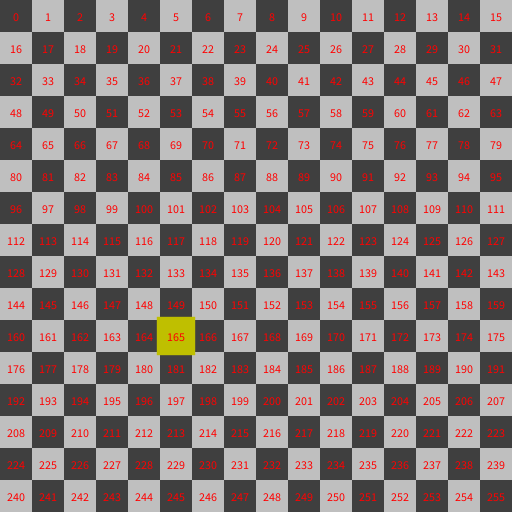
Frame 1 (no input)
Frame 60 (the mouse pressed at the canvas centre just before this capture): identical to frame 1, image omitted
Frame 120 (the mouse held since frame 60 and released just before this capture): identical to frame 1, image omitted

The Processing sketch that drew this single still picture (run headless with seeded random() and noise(); from frame 60 on, the mouse is pressed at the canvas centre):

// Processing sketch: ANI2012H22_Chessboard3
// ── ANI2012H22_Chessboard3.pde
// ANI2012H22_Chessboard3.pde
// Génération d'une grille avec animation de la case sélectionnée
// et possibilité de changer le contenu des cases avec le clavier et la souris.

// paramètres
int tileCountX = 16;
int tileCountY = 16;

// modes : P pour Pion, F pour Fou, C pour Cavalier, T pour Tour, D pour Dame, R pour Roi
String[] mode = {"P", "F", "C", "T", "D", "R"};

int selectedModeIndex = 0;

int colorBlack = 63;
int colorWhite = 191;

color colorSelected = color(191, 191, 0);

// variables
String grid[][];
String tileContent;

int tileSizeX;
int tileSizeY;

float tilePositionX;
float tilePositionY;

int tileCountTotal;

int selectedTileIndex;

boolean isKeyPressedUp = false;
boolean isKeyPressedDown = false;
boolean isKeyPressedLeft = false;
boolean isKeyPressedRight = false;

boolean isKeyPressedW = false;
boolean isKeyPressedS = false;
boolean isKeyPressedA = false;
boolean isKeyPressedD = false;

void setup()
{
  size(512, 512);
  frameRate(20);
  noStroke();
  rectMode(CORNER);
  textAlign(CENTER, CENTER);

  reset();
}

void draw()
{
  background(0);

  // dessiner la grille en 3 étapes (1. arrière-plan 2. sélection 3. contenu)
  drawGridBackground();
  drawSelectedTile();
  drawGridContent();

  // mise à jour de la case sélectionnée
  updatePosition();
}

// fonction qui permet d'initialiser la scène
void reset()
{
  // calculer le diamètre des cases en fonction de la résolution de la fenêtre
  tileSizeX = width / tileCountX;
  tileSizeY = height / tileCountY;

  // calculer le nombre de cases
  tileCountTotal = tileCountX * tileCountY;

  // choisir la position sélectionnée au hasard
  selectedTileIndex = int(random(tileCountTotal));

  // instanciation du tableau à deux dimensions
  grid = new String[tileCountX][tileCountY];

  // initialisation du tableau (vider toutes les cases)
  for (int indexX = 0; indexX < tileCountX; ++indexX)
  {
    for (int indexY = 0; indexY < tileCountY; ++indexY)
    {
      grid[indexX][indexY] = str(getTileIndexFromCoord(indexX, indexY));
    }
  }
}

// fonction pour dessiner l'arrière-plan de la grille (motif d'échiquier)
void drawGridBackground()
{
  for (int indexY = 0; indexY < tileCountY; ++indexY)
  {
    for (int indexX = 0; indexX < tileCountX; ++indexX)
    {
      if (indexX % 2 == indexY % 2)
        fill(colorBlack);
      else
        fill(colorWhite);

      tilePositionX = tileSizeX * indexX;
      tilePositionY = tileSizeY * indexY;

      rect(
        tilePositionX,
        tilePositionY,
        tileSizeX,
        tileSizeY);
    }
  }
}

// fonction pour dessiner la case séletionnée
void drawSelectedTile()
{
  // dessiner la case sélectionnée plus large que les autres
  fill(colorSelected);
  rect(
    tileSizeX * getTileCoordXFromIndex(selectedTileIndex) - tileSizeX * 0.1f,
    tileSizeY * getTileCoordYFromIndex(selectedTileIndex) - tileSizeY * 0.1f,
    tileSizeX * 1.2f,
    tileSizeY * 1.2f);
}

// fonction pour dessiner le contenu des case
void drawGridContent()
{
  for (int indexY = 0; indexY < tileCountY; ++indexY)
  {
    for (int indexX = 0; indexX < tileCountX; ++indexX)
    {
      // affichage du contenu de la case
      tilePositionX = tileSizeX * indexX;
      tilePositionY = tileSizeY * indexY;

      // lire le contenu de la case dans le tableau
      tileContent = grid[indexX][indexY];

      // dessiner le contenu de la case
      fill(255, 0, 0);
      text(tileContent, tilePositionX + tileSizeX/2.0f, tilePositionY + tileSizeY/2.0f);
    }
  }
}

// fonction qui permet de changer le contenu de la tuile sélectionnée en fonction du mode courant
void changeTileContent()
{
  int coordX = getTileCoordXFromIndex(selectedTileIndex);
  int coordY = getTileCoordYFromIndex(selectedTileIndex);
  grid[coordX][coordY] = mode[selectedModeIndex];
}

// fonction de mise à jour de la case sélectionnée selon l'interactivité au clavier
void updatePosition()
{
  if (isKeyPressedUp    || isKeyPressedW)
    selectedTileIndex -= tileCountX;
  if (isKeyPressedDown  || isKeyPressedS)
    selectedTileIndex += tileCountX;
  if (isKeyPressedLeft  || isKeyPressedA)
    selectedTileIndex -= 1;
  if (isKeyPressedRight || isKeyPressedD)
    selectedTileIndex += 1;

  if (selectedTileIndex >= tileCountTotal)
    selectedTileIndex -= tileCountTotal;
  else if (selectedTileIndex < 0)
    selectedTileIndex += tileCountTotal;
}

int getTileIndexFromPosition(int x, int y)
{
  int coordX = int(x * tileCountX / (float) width);
  int coordY = int(y * tileCountY / (float) height);
  int index = coordY * tileCountX + coordX;
  println("coordx: " + coordX + " coordY: " + coordY + " tile index: " + index);
  return index;
}

int getTileIndexFromCoord(int x, int y)
{
  return y * tileCountX + x;
}

int getTileCoordXFromIndex(int index)
{
  return index % tileCountX;
}

int getTileCoordYFromIndex(int index)
{
  return index / tileCountX;
}

void updateKeyboard(boolean state)
{
  if (key == ' ')
    changeTileContent();
  if (key == '1')
    selectedModeIndex = 1;
  if (key == '2')
    selectedModeIndex = 2;
  if (key == '3')
    selectedModeIndex = 3;
  if (key == '4')
    selectedModeIndex = 4;
  if (key == '5')
    selectedModeIndex = 5;
  if (key == '6')
    selectedModeIndex = 6;
  if (keyCode == UP)
    isKeyPressedUp    = state;
  if (keyCode == DOWN)
    isKeyPressedDown  = state;
  if (keyCode == LEFT)
    isKeyPressedLeft  = state;
  if (keyCode == RIGHT)
    isKeyPressedRight = state;
  if (key == 'w' || key == 'W')
    isKeyPressedW     = state;
  if (key == 's' || key == 'S')
    isKeyPressedS     = state;
  if (key == 'a' || key == 'A')
    isKeyPressedA     = state;
  if (key == 'd' || key == 'D')
    isKeyPressedD     = state;
}

void keyPressed()
{
  updateKeyboard(true);
}

void keyReleased()
{
  updateKeyboard(false);
}

void mouseReleased()
{
  println("click at (" + mouseX + ", " + mouseY + ")");
  selectedTileIndex = getTileIndexFromPosition(mouseX, mouseY);
}
